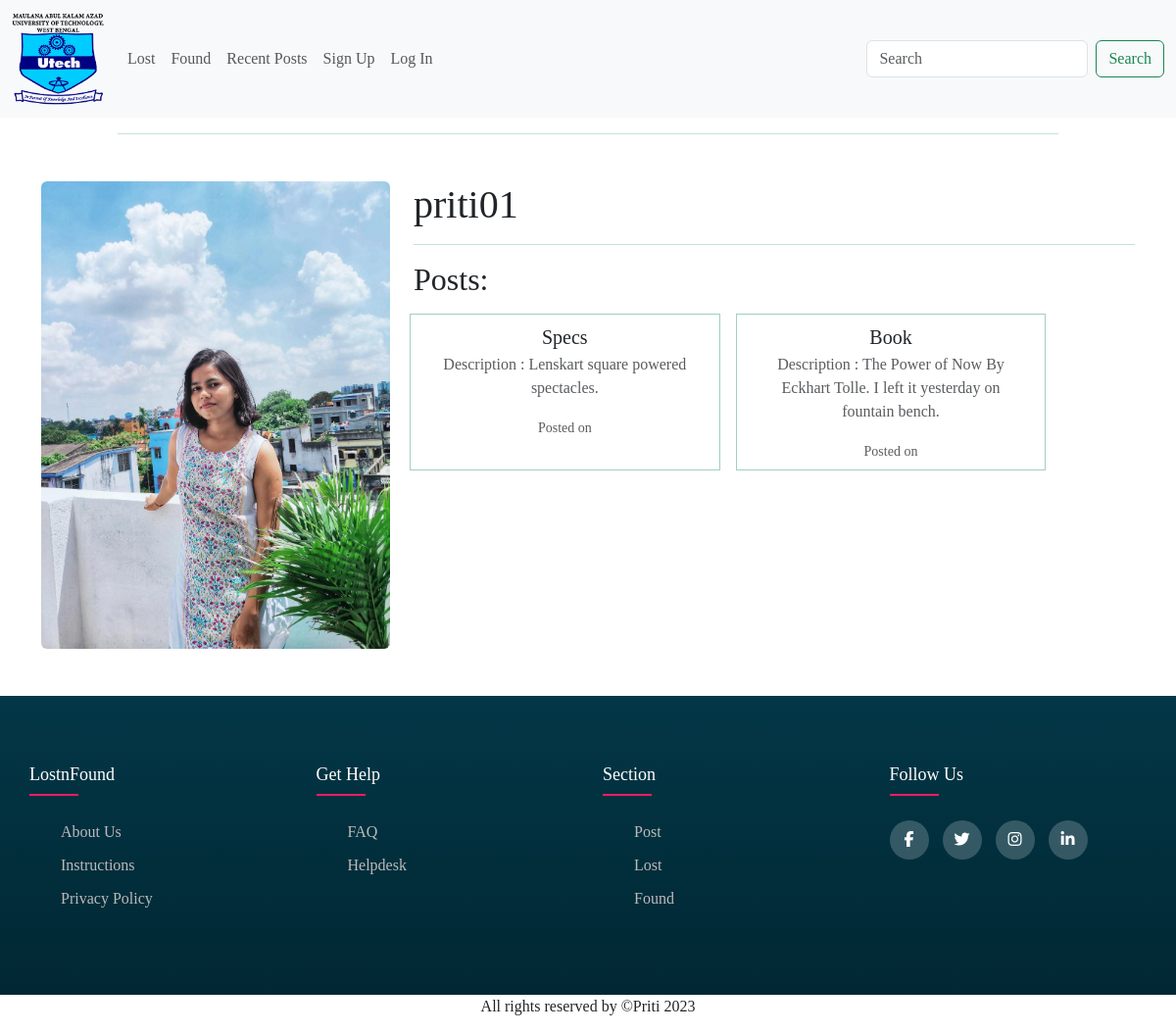
Screenshot of /priti01/ with the database file from the repository.
### LostnFoundApp/models.py (models this page shows, shortened)
class Profile(models.Model):
    user = models.OneToOneField(User, on_delete=models.CASCADE)
    phone_num = models.CharField(max_length=10)
    gender = models.CharField(max_length=50,choices=GENDER_CHOICES)
    profile_pic = models.ImageField(null=True,blank = True,upload_to='profilepic')
    birth_date = models.DateField(null=True,blank=True)

class Post(models.Model):
    user = models.ForeignKey(User,on_delete=models.CASCADE)
    title = models.CharField(max_length=40)
    location = models.CharField(max_length=30)
    color = models.CharField(max_length=30,blank=True)
    description = models.CharField(max_length=100)
    category = models.CharField(choices=CATEGORY_CHOICES,max_length=2)
    product_image = models.ImageField(null=True,blank = True,upload_to='productimg')
    created_at = models.DateTimeField(default=timezone.now)

### LostnFoundApp/views.py (the view)
# urls.py: path('<str:username>/', views.user_detail, name='user_detail'),
def user_detail(request, username):
    user = get_object_or_404(User, username=username)
    posts = Post.objects.filter(user=user)
    context = {
        'user': user,
        'posts': posts
    }
    return render(request, 'app/userdetail.html', context)

### templates/app/userdetail.html (shortened to what this page needs)
{% extends 'app/base.html' %}
{% block main-content %}
<div class="container my-5">
    <div class="row">
        <div class="col-sm-4">
            <img src="{{ user.profile.profile_pic.url }}" alt="{{ user.username }}" class="img-fluid rounded">
        </div>
        <div class="col-sm-8">
            <h1>{{ user.username }}</h1>
            <div class="text-success">
                <hr>
            </div>
            <h2>Posts:</h2>
            <div class="row">
                {% if posts %}
                {% for post in posts %}
                <div class="col-sm-5 border border-success-subtle m-2">
                    <a href="{% url 'details' post.id %}" class="btn">
                        <h5 class="my-1">{{ post.title }}</h5>
                        <p class="text-muted">Description : {{ post.description }}</p>
                        <small class="text-muted">Posted on {{ post.date_posted }}</small>
                    </a>
                </div>
                {% endfor %}
                {% else %}
                <p>No posts yet.</p>
                {% endif %}
            </div>
        </div>
    </div>
</div>
{% endblock main-content %}

### static/app/css/base.css (style rules this page uses)
* { margin: 0; padding: 0; box-sizing: border-box; font-family: var(--font1); }
body, input { font-family: "Poppins", sans-serif; }
:root { --font1: "Baloo Bhaina 2", cursive; --font2: "Roboto", sans-serif; --main-bg-color: #bd6418; }

### static/app/css/home.css (style rules this page uses)
* { margin: 0px; padding: 0px; box-sizing: border-box; }
a { text-decoration: none; }
body { margin: 0px; padding: 0px; }

### rows the page displays
Post: title "Specs", description "Lenskart square powered spectacles."
Post: title "Book", description "The Power of Now By Eckhart Tolle. I left it yesterday on fountain bench."

### other values shown
{{ user.username }} "priti01"
